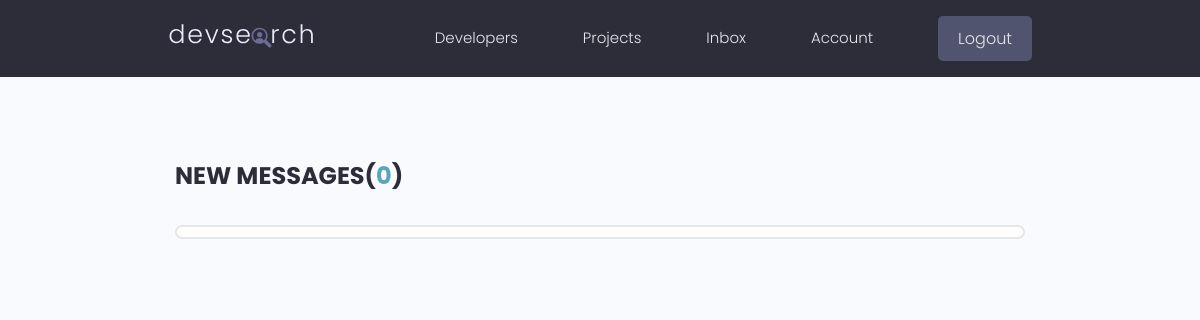
Before: /inbox/ (signed in) with the older database file.
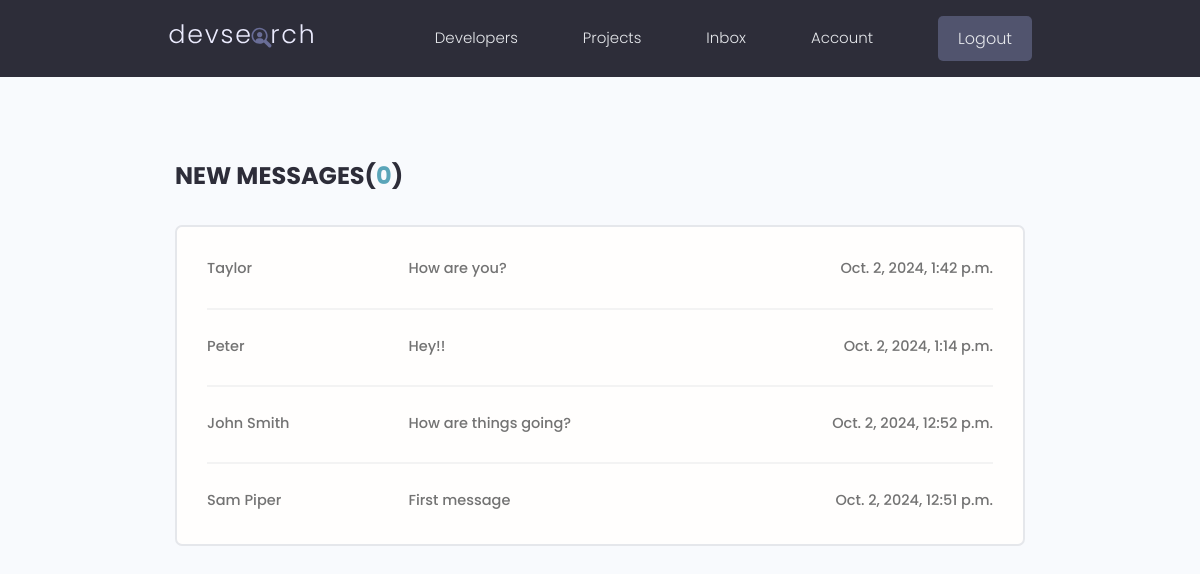
After: the same page with the newer database file.
### users/models.py (models this page shows, shortened)
class Message(models.Model):
    sender = models.ForeignKey(Profile, on_delete=models.SET_NULL, null=True, blank=True)
    recipient = models.ForeignKey(Profile, on_delete=models.SET_NULL, null=True, blank=True, related_name="messages")
    name = models.CharField(max_length=200, null=True, blank=True)
    email = models.EmailField(max_length=500, null=True, blank=True)
    subject = models.CharField(max_length=200, null=True, blank=True)
    body = models.TextField(null=True, blank=True)
    is_read = models.BooleanField(default=False, null=True)
    created = models.DateTimeField(auto_now_add=True)
    id = models.UUIDField(default=uuid.uuid4, unique=True,
                          primary_key=True, editable=False)
    class Meta:
        ordering = ['is_read', '-created']

### users/views.py (the view)
# urls.py: path('inbox/', views.inbox, name='inbox'),
@login_required(login_url='login')
def inbox(request):
    profile = request.user.profile
    messageRequests = profile.messages.all()
    unreadCount = messageRequests.filter(is_read=False).count()
    context = {'messageRequests': messageRequests, 'unreadCount': unreadCount}
    return render(request, 'users/inbox.html', context)

### users/templates/users/inbox.html
<!DOCTYPE html>
{% extends 'main.html' %}
{% block content %}
  <main class="inbox my-xl">
    <div class="content-box">
      <h3 class="inbox__title">New Messages(<span>{{unreadCount}}</span>)</h3>
      <ul class="messages">
        {% for message in messageRequests %}
        {% if message.is_read == False %}
        <li class="message message--unread">
        {% else %}
        <li class="message">
        {% endif %}
          <a href="{% url 'message' message.id %}">
            <span class="message__author">{{message.name}}</span>
            <span class="message__subject">{{message.subject}}</span>
            <span class="message__date">{{message.created}}</span>
          </a>
        </li>
        {% endfor %}
      </ul>
    </div>
  </main>
{% endblock content %}

Changed rows visible on the page:
added Message: name "Taylor", subject "How are you?", created "Oct. 2, 2024, 1:42 p.m."
added Message: name "Peter", subject "Hey!!", created "Oct. 2, 2024, 1:14 p.m."
added Message: name "John Smith", subject "How are things going?", created "Oct. 2, 2024, 12:52 p.m."
added Message: name "Sam Piper", subject "First message", created "Oct. 2, 2024, 12:51 p.m."
